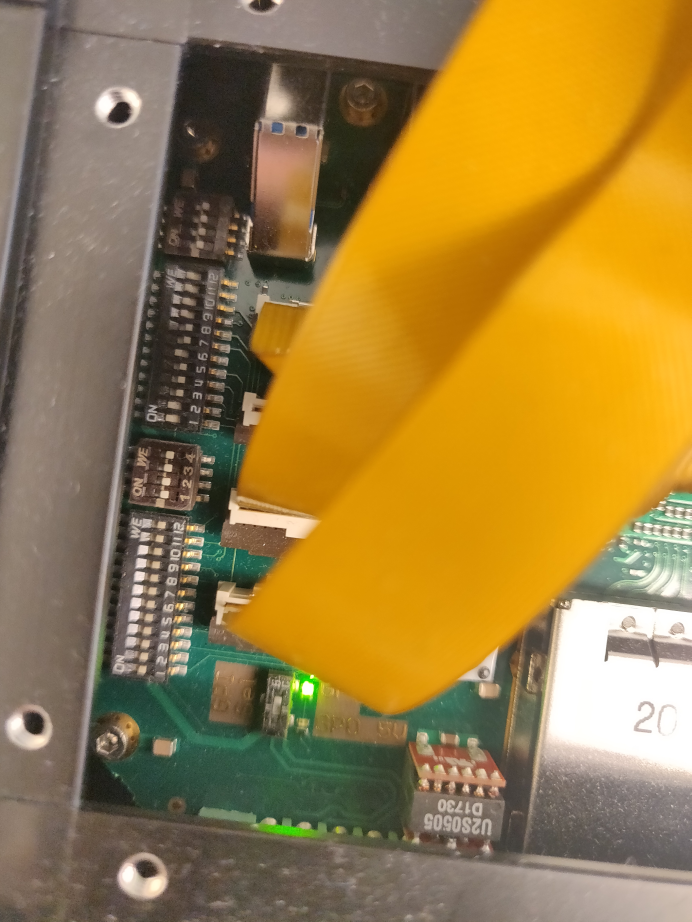
#> input picture liveview/img/all-slave.jpg, 3456 x 4608 px (shown at 1/5 size)
$ python -i gen_table.py   (imports and definitions only)
#> lines starting #> are read from the running program, lines starting #| are printed output that depends on the picture
import numpy as np
import cv2 as cv
import sys
def edit_hsv(img, dh=-5, ds=20, dv=0):
    def add(x, dx):
        return np.clip(x+dx, 0, 255)
    imghsv = cv.cvtColor(img, cv.COLOR_BGR2HSV).astype("float32")
    (h, s, v) = cv.split(imghsv)
    h = add(h, dh)
    s = add(s, ds)
    v = add(v, dv)
    imghsv = cv.merge([h,s,v])
    return cv.cvtColor(imghsv.astype("uint8"), cv.COLOR_HSV2BGR)

def edit_rgb(img, dr=(240, 255), dg=(255, 210), db=(160, 255)):
    def scale(arr, old, new):
        table = np.array([min(max(float(i)*new/old, 0), 255)
            for i in range(256)]).astype("uint8")
        return cv.LUT(arr, table)
    b, g, r = cv.split(img)
    b = scale(b, db[0], db[1])
    g = scale(g, dg[0], dg[1])
    r = scale(r, dr[0], dr[1])
    return cv.merge([b, g, r])


def edit_brightness(img, alpha=1.3, beta=0):
    result = img.copy()
    cv.convertScaleAbs(img, result, alpha, beta)
    return adjust_gamma(result)

def adjust_gamma(image, gamma=1.8):
    # build a lookup table mapping the pixel values [0, 255] to
    # their adjusted gamma values
    invGamma = 1.0 / gamma
    table = np.array([((i / 255.0) ** invGamma) * 255
        for i in np.arange(0, 256)]).astype("uint8")

    # apply gamma correction using the lookup table
    return cv.LUT(image, table)

def white_balance(img):
    result = cv.cvtColor(img, cv.COLOR_BGR2LAB)
    avg_a = np.average(result[:, :, 1])
    avg_b = np.average(result[:, :, 2])
    result[:, :, 1] = result[:, :, 1] - ((avg_a - 128) * (result[:, :, 0] / 255.0) * 1.1)
    result[:, :, 2] = result[:, :, 2] - ((avg_b - 128) * (result[:, :, 0] / 255.0) * 1.1)
    result = cv.cvtColor(result, cv.COLOR_LAB2BGR)
    return result

def fix_cols(img):
    return edit_brightness(edit_hsv(edit_rgb(img)))

# [19 lines not run here, left out]

>>> import cv2
>>> picture = cv2.imread('../img/all-slave.jpg')
#> picture is the input picture: shape (4608, 3456, 3); mean B, G, R 64.7, 126.9, 157.5
>>> result = fix_cols(picture)
#> in edit_rgb, `b, g, r = cv.split(img)`:
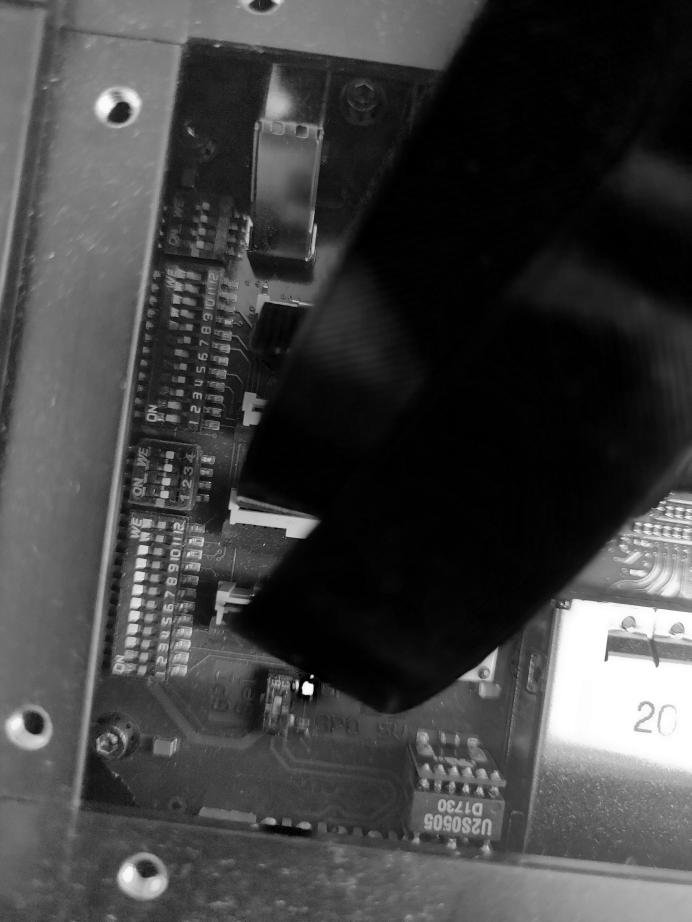
#> b: shape (4608, 3456) (shown at 1/5 size); min 0, max 255, mean 64.7
#> in edit_rgb, `b, g, r = cv.split(img)`:
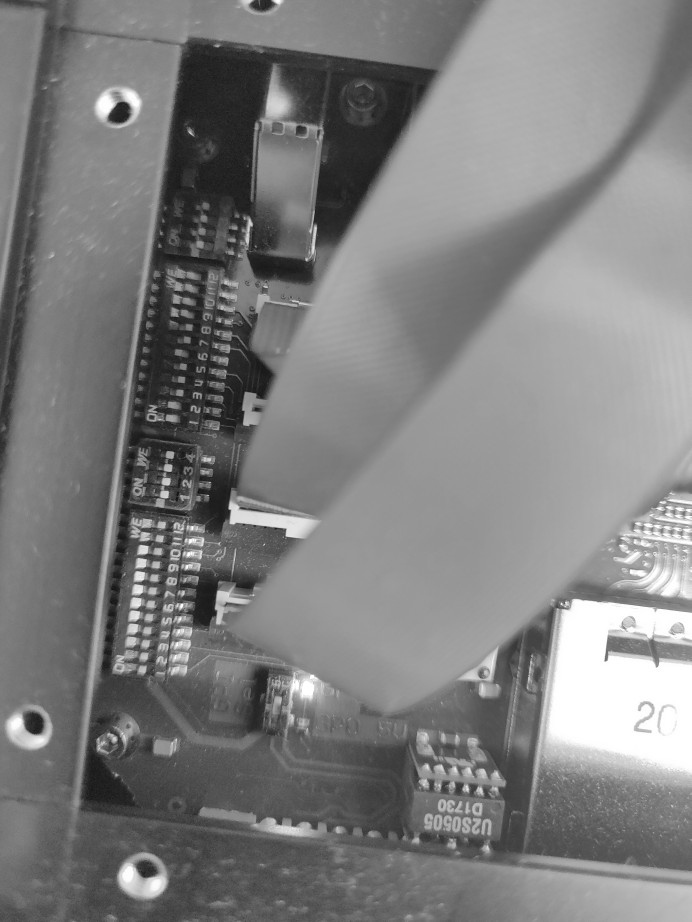
#> g: shape (4608, 3456) (shown at 1/5 size); min 0, max 255, mean 126.9
#> in edit_hsv, `imghsv = cv.cvtColor(img, cv.COLOR_BGR2HSV).astype("float32")`:
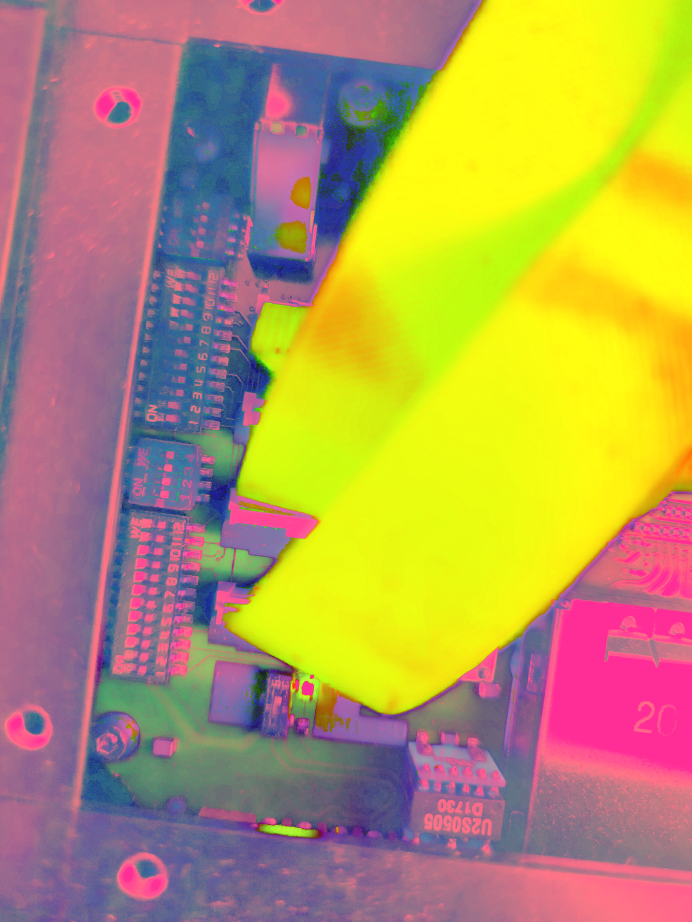
#> imghsv: shape (4608, 3456, 3) float32 (shown at 1/5 size); mean of channels 0, 1, 2 84.7, 139.7, 183.8; drawn as B, G, R
#> in edit_hsv, `(h, s, v) = cv.split(imghsv)`:
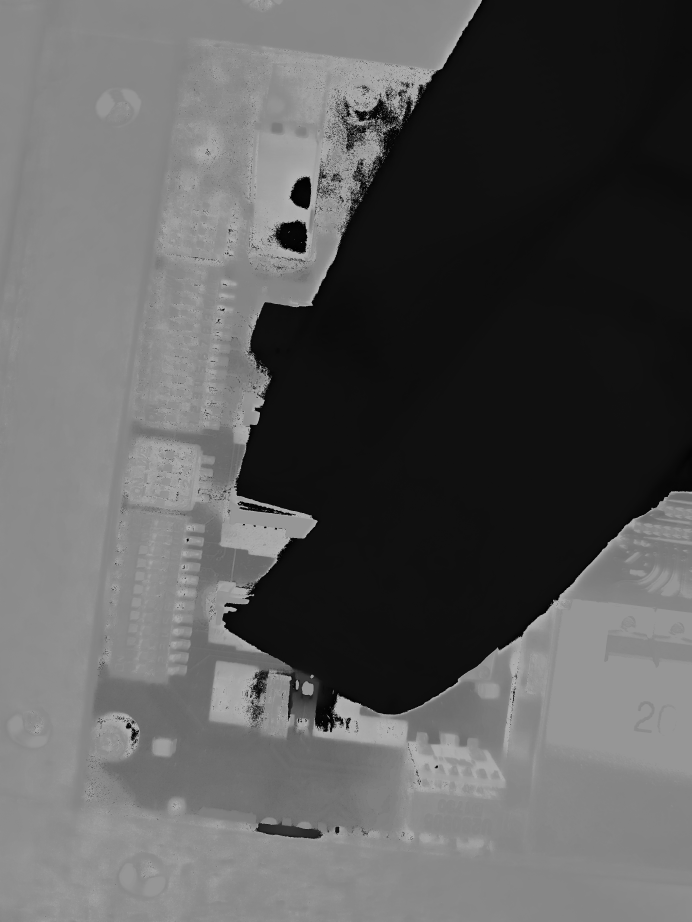
#> h: shape (4608, 3456) float32 (shown at 1/5 size); min 0, max 179, mean 92.2
#> in edit_hsv, `(h, s, v) = cv.split(imghsv)`:
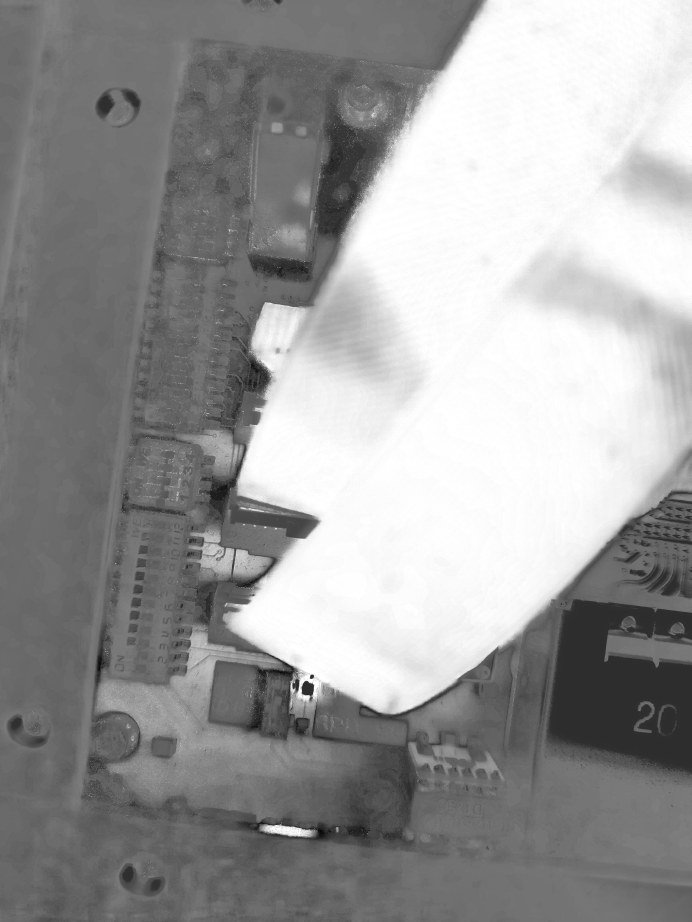
#> s: shape (4608, 3456) float32 (shown at 1/5 size); min 0, max 255, mean 153.9
#> in edit_hsv, `(h, s, v) = cv.split(imghsv)`:
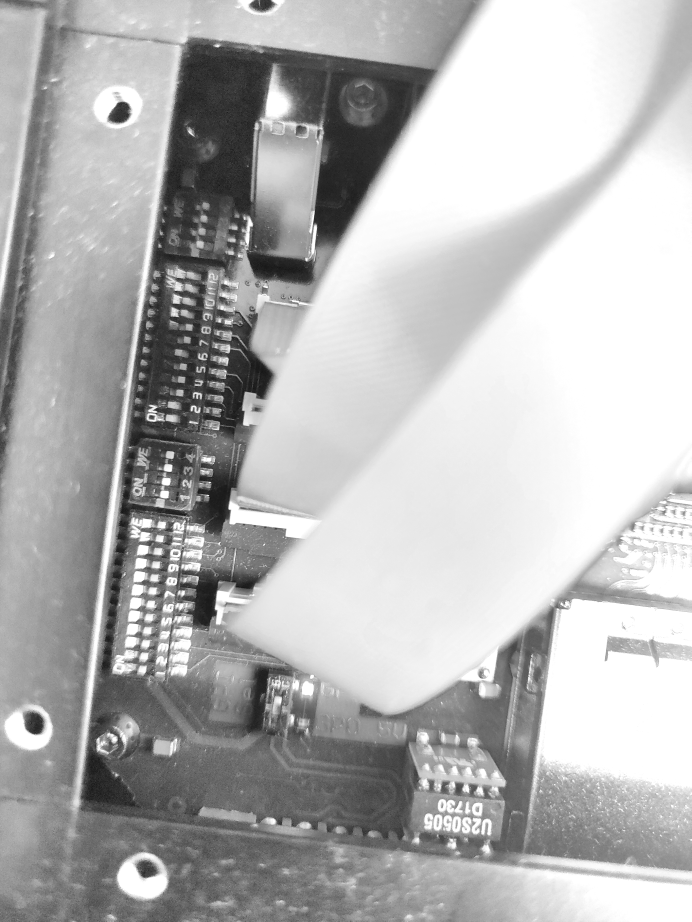
#> v: shape (4608, 3456) float32 (shown at 1/5 size); min 0, max 255, mean 181.1
#> in adjust_gamma, `return cv.LUT(image, table)`:
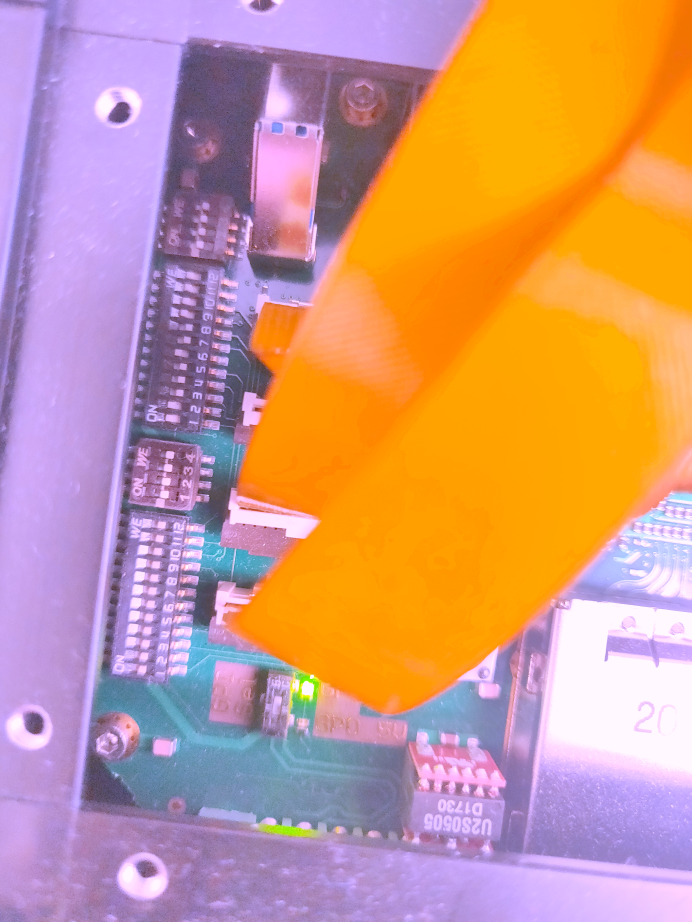
#> returned value: shape (4608, 3456, 3) (shown at 1/5 size); mean of channels 0, 1, 2 135.3, 153.3, 205.5; drawn as B, G, R

$ run again, on liveview/img/master-slave.jpg
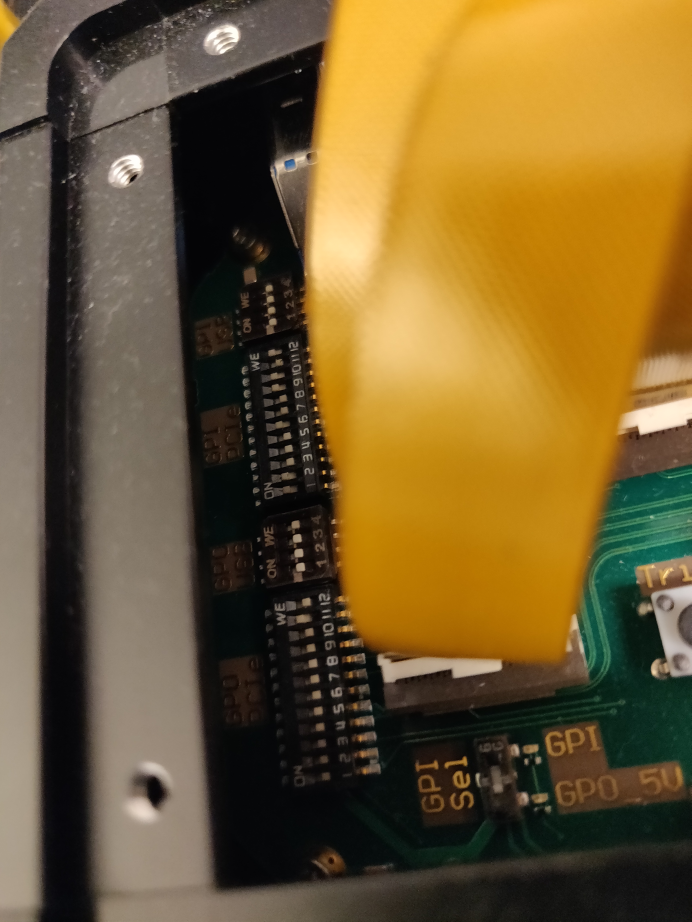
#> input picture liveview/img/master-slave.jpg, 3456 x 4608 px (shown at 1/5 size)
#> picture is the input picture: shape (4608, 3456, 3); mean B, G, R 49.3, 93, 115.9
#> in edit_hsv, `(h, s, v) = cv.split(imghsv)`:
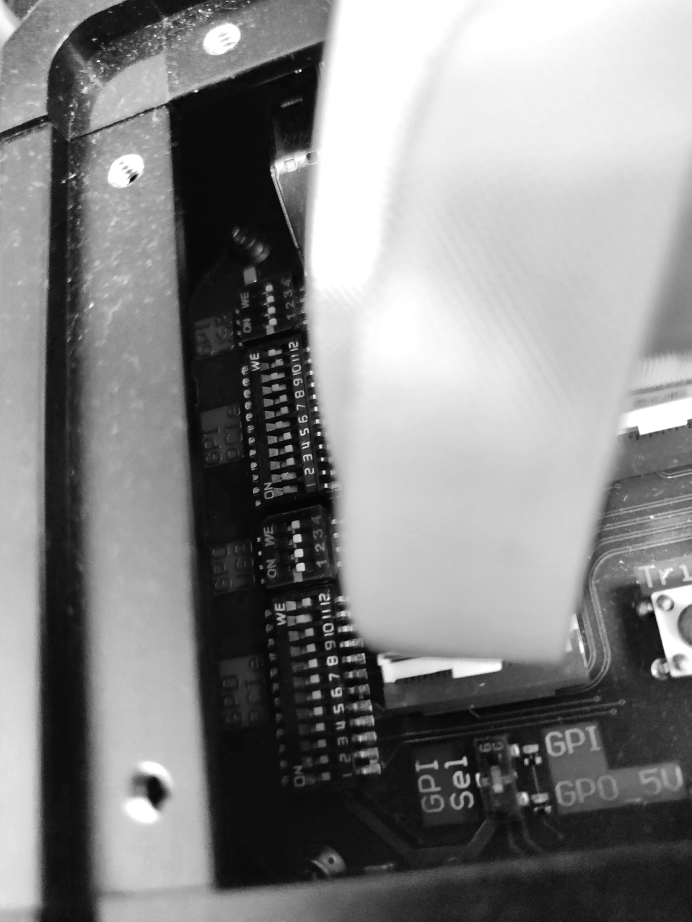
#> v: shape (4608, 3456) float32 (shown at 1/5 size); min 0, max 255, mean 133.7
#> in adjust_gamma, `return cv.LUT(image, table)`:
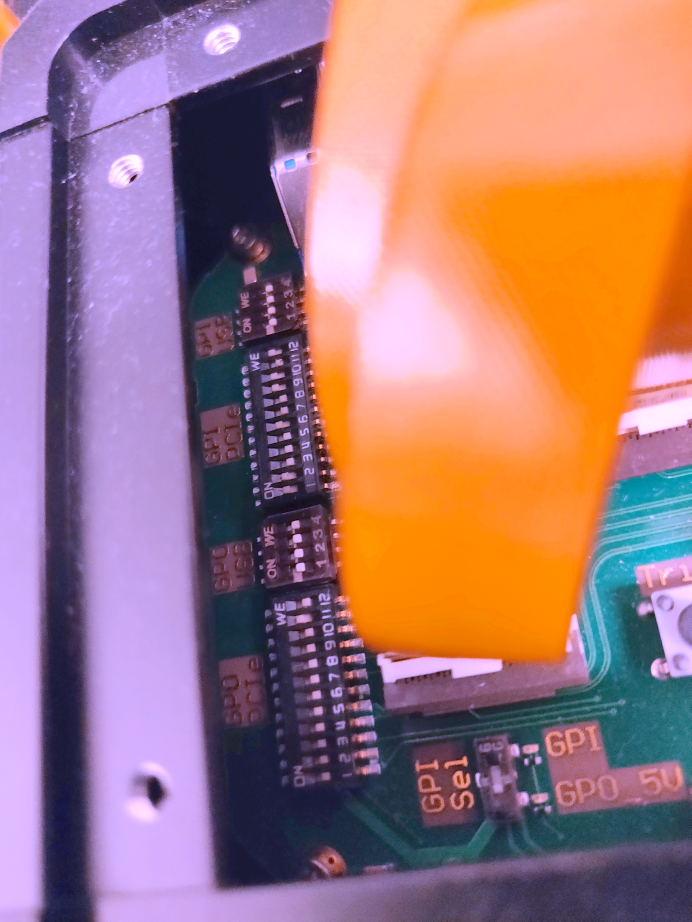
#> returned value: shape (4608, 3456, 3) (shown at 1/5 size); mean of channels 0, 1, 2 126.2, 121, 164.2; drawn as B, G, R
